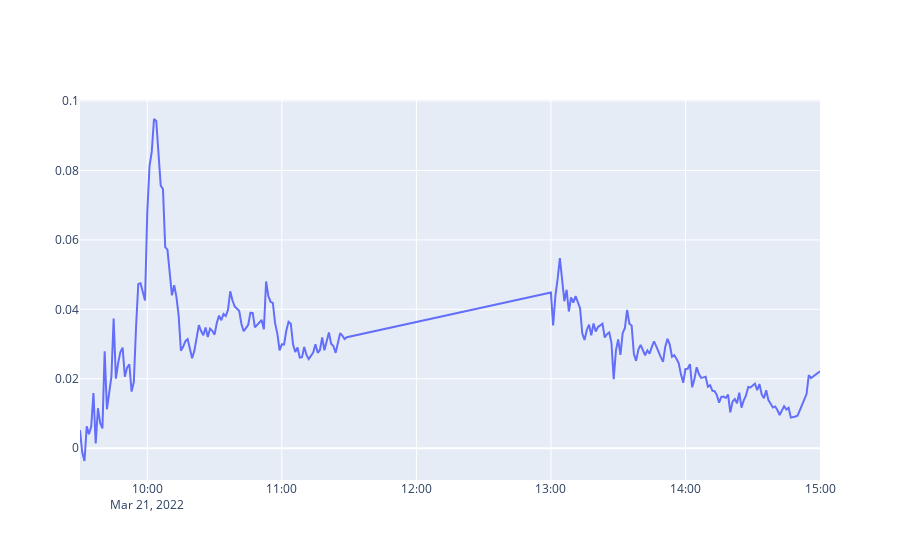

The code cell stored with this chart in its notebook:
### Markdown cell above
# signal analysis 2

### Code cell
import plotly.graph_objects as go
 
tmp_df_signal = df_signal.loc['2022-03-21',:]
fig = go.Figure(data=[
    # go.Scatter(name=cbond_pair[0], x=cbond_return.index, y=cbond_return[cbond_pair[0]]),
    # go.Scatter(name=cbond_pair[1], x=cbond_return.index, y=cbond_return[cbond_pair[1]]),
    go.Scatter(name='diff', x=tmp_df_signal.index, y=tmp_df_signal['diff']),
])
fig.show()

### Figure 1 — Plotly figure (JSON) as saved in the notebook; plotly's stock layout.template omitted (floating-point values rounded to 4 significant figures; data arrays with more than 128 entries replaced by an {"elided": "..."} marker saying what was removed)
{"data": [{"name": "diff", "type": "scatter", "x": {"elided": "236 str values"}, "y": {"elided": "236 float values"}}], "layout": {}}
